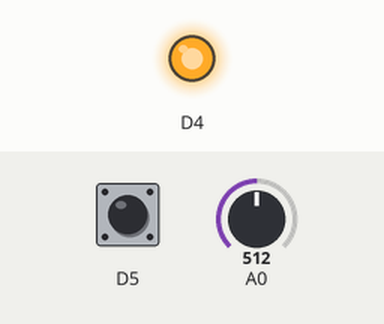
Simulated run of this program. Board: ESP8266 (Wemos D1 mini). Parts: output pins drawn as LEDs (lit = HIGH). The inputs (shaded band) are chosen by the test bench; at power-on: D5 HIGH, A0 = 512.

Above: at 1.2 s.
1.3 s: D5 pulled LOW for 0.15 s
At 1.7 s:
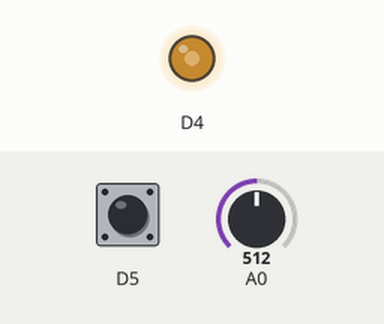
2.9 s: A0 set to 716
At 4.1 s:
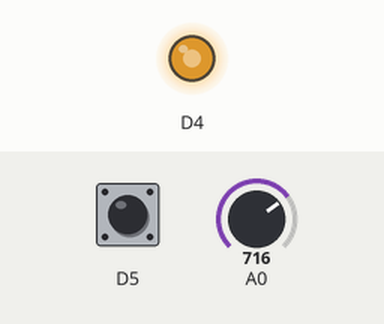
4.4 s: A0 set to 900
At 5.2 s:
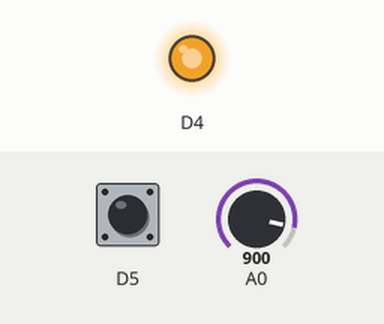
5.9 s: A0 set to 0
At 6.4 s:
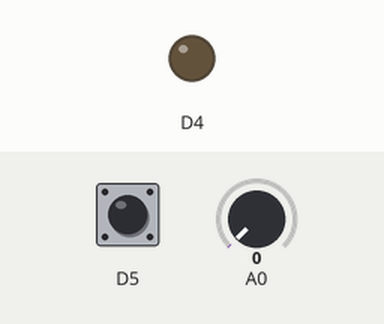
7.4 s: A0 set to 511
At 8.6 s:
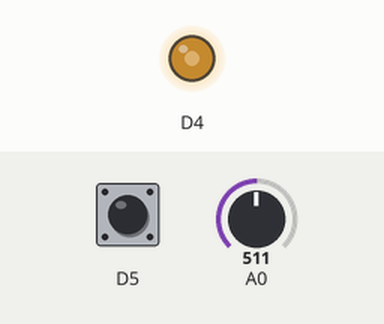
8.9 s: D5 pulled LOW for 1 s
At 9.8 s:
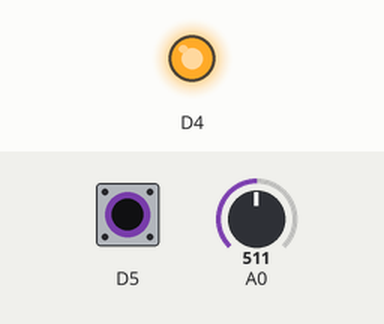
Timing chart, 0 to 11.9 s (numbered marks = the images above; inputs shaded):
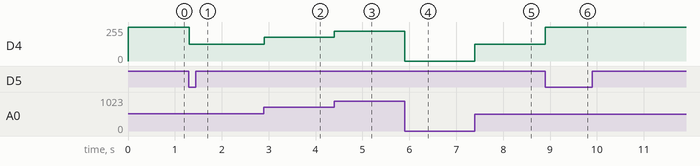

Measured:
- after the input at 1.3 s, D4: 255/255 → 127/255 at once
- after the input at 2.9 s, D4: 127/255 → 178/255 at once
- after the input at 4.4 s, D4: 178/255 → 224/255 at once
- after the input at 5.9 s, D4: 224/255 → 0/255 at once
- after the input at 7.4 s, D4: 0/255 → 127/255 at once
- after the input at 8.9 s, D4: 127/255 → 255/255 at once

The program:

main.cpp
```cpp
/*
* I, Cole Spiers, student number 000389039,
* certify that this material is my original work.
* No other person's work has been used without due acknowledgment
* and I have not made my work available to anyone else.
* 2022-09-26
*/
#include <Arduino.h>

void setup() {
  // configure the USB serial monitor
  Serial.begin(115200);

 // configure pin D5 as digital input - this is the pushbutton
  pinMode(D5, INPUT_PULLUP);

  // configure pin D4 as a digital output - this is the LED
  pinMode(D4, OUTPUT);

  // set default PWM range
  analogWriteRange(1023);
}

int current;  //this is the current state of the light
int c = 0;    // this is the count
int p = HIGH; //THE old button statee

void loop()
{
  current = digitalRead(D5);

  //if the current light is on and the preveious was off then
  //add 1 to the count
  if(current == LOW && p == HIGH)
  {
    c++;
  }

  //the previous button equals the count
  p = current;

  //Serial.println(c);

  //if c is not an even number
  if(c%2 !=0)
  {
    //wrote the current count to the LED
    //and then read the variable resistor
    analogWrite(D4, analogRead(A0));
  }

  else
  {
    //set the count to 2
    c = 2;
    //write the light as off
    digitalWrite(D4, HIGH);
  }
  //delay of 10ms
  delay(1);
}
```
